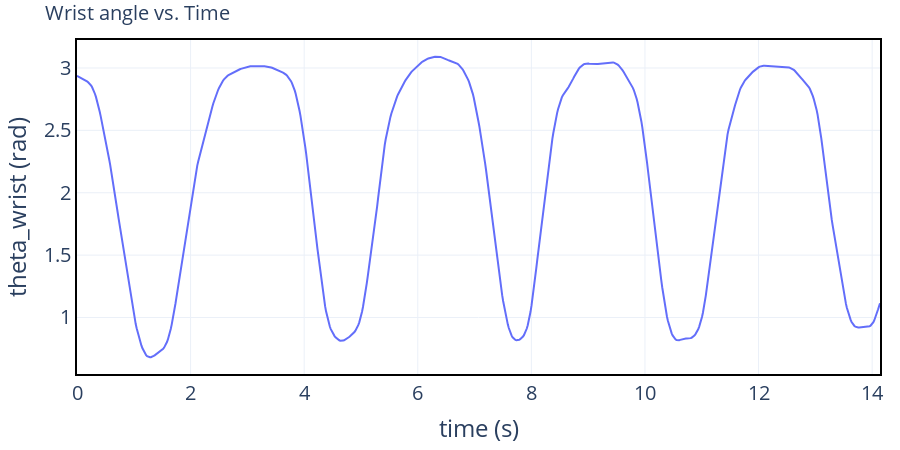

The cell this chart's notebook holds for it:
### Code cell
show_with_estetica(df['time'], df['theta_wrist'], x_name = 'time (s)', y_name = 'theta_wrist (rad)', title = 'Wrist angle vs. Time')

### Figure 1 — Plotly figure (JSON) as saved in the notebook; plotly's stock layout.template omitted (floating-point values rounded to 4 significant figures; data arrays with more than 128 entries replaced by an {"elided": "..."} marker saying what was removed)
{"data": [{"mode": "lines", "type": "scatter", "x": {"elided": "849 float values"}, "y": {"elided": "849 float values"}}], "layout": {"autosize": false, "font": {"size": 20}, "height": 450, "legend": {"bgcolor": "rgba(255,255,255,0.8)", "font": {"size": 18}, "orientation": "v", "x": 1, "xanchor": "right", "y": 0.99, "yanchor": "top"}, "margin": {"b": 20, "l": 20, "r": 20, "t": 40}, "plot_bgcolor": "white", "title": {"font": {"size": 20}, "text": "Wrist angle vs. Time"}, "width": 900, "xaxis": {"linecolor": "black", "linewidth": 2, "mirror": true, "showgrid": true, "showline": true, "title": {"text": "time (s)"}}, "yaxis": {"linecolor": "black", "linewidth": 2, "mirror": true, "showgrid": true, "showline": true, "title": {"text": "theta_wrist (rad)"}}}}
